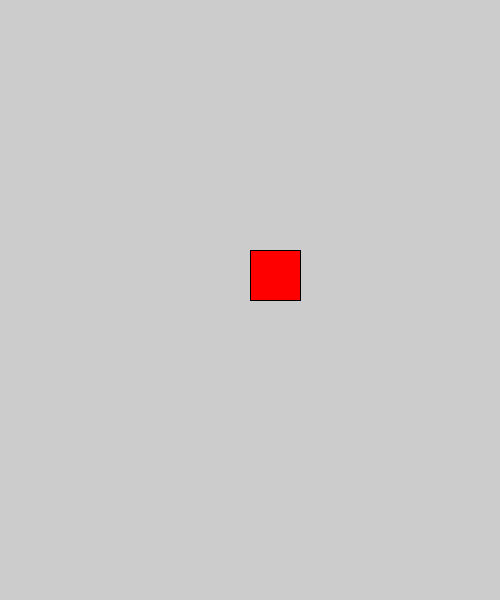
Frame 1 (no input)
Frame 60 (the mouse pressed at the canvas centre just before this capture): identical to frame 1, image omitted
Frame 120 (the mouse held since frame 60 and released just before this capture): identical to frame 1, image omitted

The Processing sketch that drew this single still picture (run headless with seeded random() and noise(); from frame 60 on, the mouse is pressed at the canvas centre):

// Processing sketch: change_location_in_x_axis_2
// ── change_location_in_x_axis_2.pde
float circleX=100;
 void setup()
{size(500,600);
circleX= width/2;
}
void draw()
{stroke(0);

fill(255,0,0);
rect(circleX,250,50,50);
//circleX= circle+1;
}
